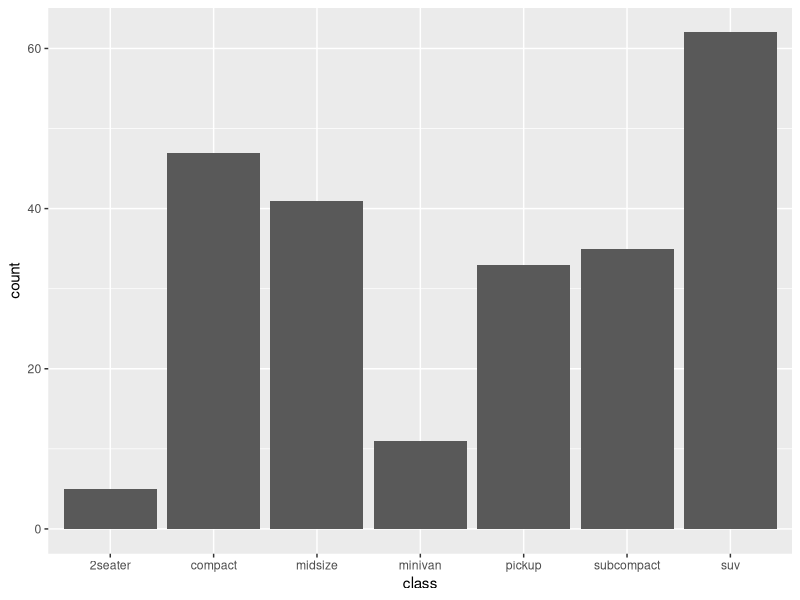
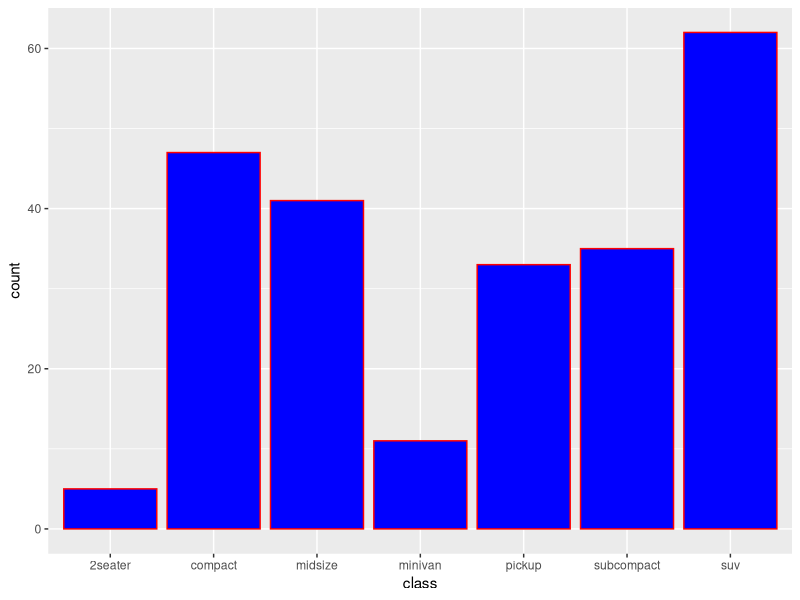
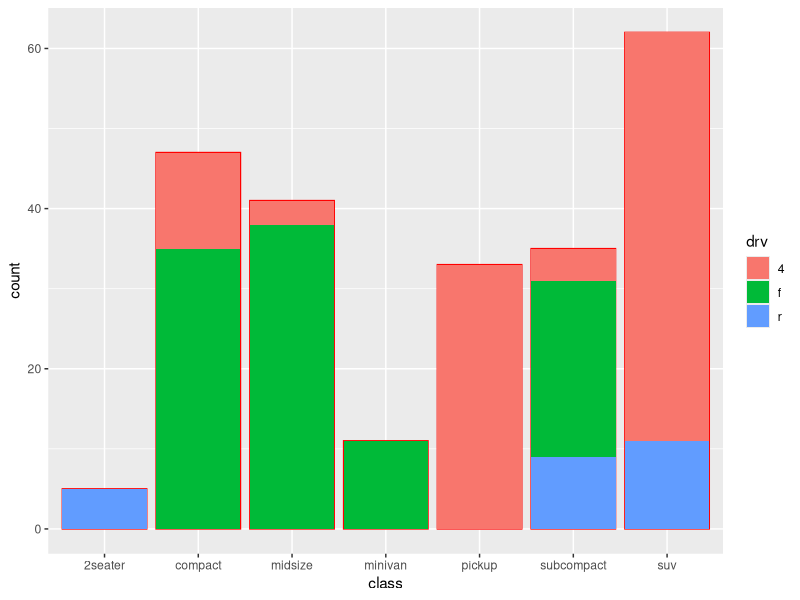

The R script that drew these images, in order:
#Barplots es una gráfica con un única varibale discreta

library(ggplot2)

data <- mpg

graphic_ <- ggplot(data, aes(x=class))

graphic_ <- graphic_ + geom_bar()

print(graphic_)

graphic_ <- graphic_ + geom_bar(color="red", fill="blue") #Ajustar el color y relleno de la gráfica

print(graphic_)

graphic_ <- graphic_ + geom_bar(aes(fill=drv)) #Rellenar con los colores de drv, se comparan 2 columna (class y count) sabiendo que tipo son por medio de la columna drv

print(graphic_)
